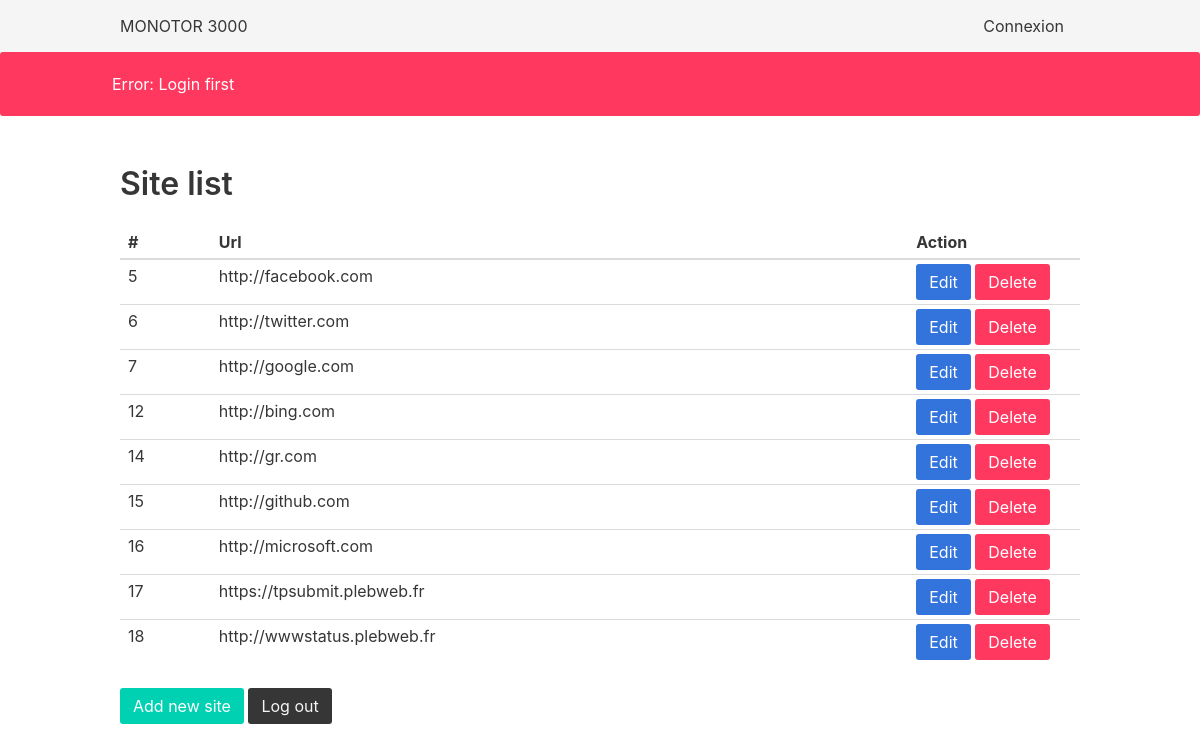
The page /admin on the database its author committed.
### tables this page shows
CREATE TABLE "site"
(
    id INTEGER PRIMARY KEY AUTOINCREMENT,
    url VARCHAR(200) DEFAULT empty
);

### app.py (the view)
@app.route('/admin')
def admin():
    check_login()
    sites = sql_obj.get_all_data_site()
    return render_template('admin/admin.html', sites=sites)

### SQLRequest.py (called while the page is built)
    def exe_sql(self, query, commit=False):
        req = sqlite3.connect(self.app.config['BDD']).execute(query)
        if commit:
            req.execute("COMMIT ")
        return req

    def get_all_data_site(self):
        sites = self.exe_sql("SELECT * FROM site")
        return sites.fetchall()

### app.py (called while the page is built)
def check_login():
    if not session.get('is_login'):
        flash('Error: Login first')
        return redirect(url_for('login'))

### templates/admin/admin.html (shortened to what this page needs)
{% extends 'layout.html' %}
{% block body %}
    <h1 class="title">Site list</h1>
    <table class="table is-narrow is-fullwidth">
        <thead>
        <tr>
            <th>#</th>
            <th>Url</th>
            <th>Action</th>
        </tr>
        </thead>
        <tbody>
        {% for site in sites %}
            <tr>
                <td style="padding-right: 50px">{{ site[0] }}</td>
                <td style="padding-right: 350px">{{ site[1] }}</td>
                <td style="padding-right: 0">
                    <a class="button is-link" href="{{ url_for('edit_site', id_site=site[0]) }}">Edit</a>
                    <a class="button is-danger" href="{{ url_for('delete_site', id_site=site[0]) }}">Delete</a></td>
            </tr>
        {% endfor %}
        </tbody>
    </table>
    <a href="{{ url_for('new_site') }}" class="button is-primary">Add new site</a>
    <a href="{{ url_for('logout') }}" class="button is-dark">Log out</a>
{% endblock %}

### rows shown on the page
site: id "5", url "http://facebook.com"
site: id "6", url "http://twitter.com"
site: id "7", url "http://google.com"
site: id "12", url "http://bing.com"
site: id "14", url "http://gr.com"
site: id "15", url "http://github.com"
site: id "16", url "http://microsoft.com"
site: id "17", url "https://tpsubmit.plebweb.fr"
site: id "18", url "http://wwwstatus.plebweb.fr"

### other values the page prints
{{ message }} "Error: Login first"
